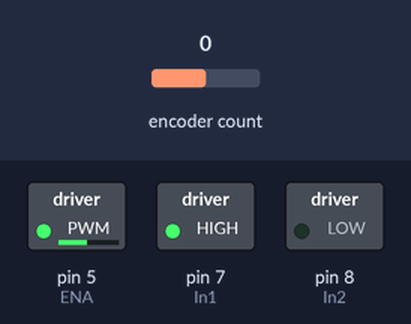
Bench run of a sketch on a simulated Arduino Uno, built with avr-gcc and run on an emulated ATmega328P. Parts: switched loads named in the sketch (green lamp = pin HIGH). Inputs (shaded band) come from the test bench; at power-on: encoder count 0. What the sketch prints to the serial monitor is not drawn.

Above: at 1.2 s.
1.3 s: encoder count set to 1
3.5 s: encoder count set to 2
Timing chart, 0 to 11.5 s (numbered marks = the images above; inputs shaded):
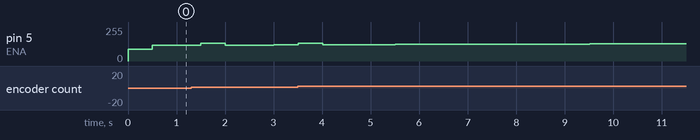

The sketch:

SpoolerSpeedControl.ino
```cpp
#include <Encoder.h>

// PID control parameters
float Kp = 100;
float Ki = 5;
float Kd = 0;

float desiredSpeed = 0.2; // Desired speed in rps

float previousError = 0;

// integral value assuming that minimum speed of the spooler motar is 0.15 rps
float integral = 19.6;
unsigned long lastTime = 0;

// Encoder setup
Encoder myEnc(13, 12);
long oldPosition  = -999;
double rotations;
double prevRotations;
double time;
double prevTime;

// Motor control pins
int In1 = 7;
int In2 = 8;
int ENA = 5;


void setup() {
  Serial.begin(9600);
  pinMode(In1,OUTPUT);
  pinMode(In2,OUTPUT);
  pinMode(ENA,OUTPUT);

  digitalWrite(In1,HIGH);
  digitalWrite(In2,LOW);

  analogWrite(ENA, 90);

  time = millis()/1000.0;
  prevTime = 0;

}

void PidControl(double rps){
  unsigned long currentTime = millis();
  float deltaTime = (currentTime - lastTime) / 1000.0;
  lastTime = currentTime;

  float error = desiredSpeed - rps;

  float P = Kp * error;
  integral += error * deltaTime;
  float I = Ki * integral;
  float D = Kd * (error - previousError) / deltaTime;

  float pidOutput = P + I + D;

  Serial.print("PidOutput: ");
  Serial.println(pidOutput);

  Serial.print("Integral: ");
  Serial.println(integral);

  analogWrite(ENA, pidOutput);

  previousError = error; // Update previous error for next iteration
}


void loop() {
  time = millis()/1000.0;
  rotations = myEnc.read()/60.0*-1;

  if((time-prevTime) > 0.5) {
    double rps = (rotations-prevRotations)/(time-prevTime);
    Serial.print("RPS: ");
    Serial.println(rps);

    PidControl(rps);

    prevTime = time;
    prevRotations = rotations;
  }

}
```
